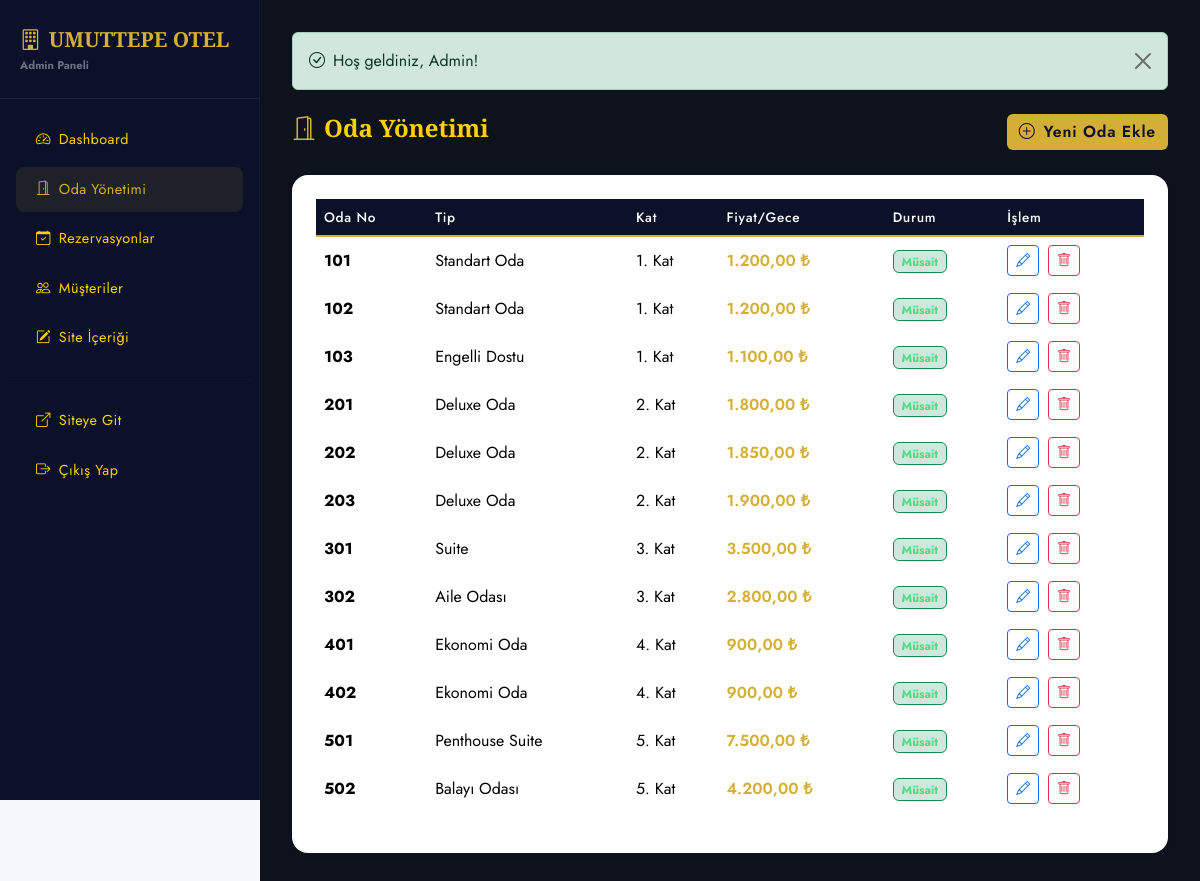
Page /admin/admin_panel.php?tab=odalar (signed in) on the committed database.
### tables this page shows
CREATE TABLE odalar (
    oda_id    INT AUTO_INCREMENT PRIMARY KEY,
    oda_no    VARCHAR(10)      NOT NULL UNIQUE,
    tip_id    INT              NOT NULL,
    fiyat     DECIMAL(10,2)    NOT NULL,
    durum     ENUM('bos','dolu') NOT NULL DEFAULT 'bos',
    kat       INT              NOT NULL DEFAULT 1,
    aciklama  TEXT,
    CHECK (fiyat > 0),
    CHECK (kat BETWEEN 1 AND 20),
    FOREIGN KEY (tip_id) REFERENCES oda_tipleri(tip_id)
        ON UPDATE CASCADE ON DELETE RESTRICT
);

CREATE TABLE oda_tipleri (
    tip_id    INT AUTO_INCREMENT PRIMARY KEY,
    tip_adi   VARCHAR(50)  NOT NULL UNIQUE,
    aciklama  TEXT,
    kapasite  INT          NOT NULL DEFAULT 2,
    CHECK (kapasite BETWEEN 1 AND 10)
);

### baglanti.php (called while the page is built, shortened)
<?php
function db_query($conn, $sql, $types = '', $params = []) {
    $stmt = mysqli_prepare($conn, $sql);
    mysqli_stmt_execute($stmt);
    return $stmt;
}
function db_fetch_all($conn, $sql, $types = '', $params = []) {
    $stmt = db_query($conn, $sql, $types, $params);
    $result = mysqli_stmt_get_result($stmt);
    $rows = [];
    while ($row = mysqli_fetch_assoc($result)) {
        $rows[] = $row;
    }
    return $rows;
}
function e($str) {
    return htmlspecialchars($str ?? '', ENT_QUOTES, 'UTF-8');
}
function format_para($miktar) {
    return number_format($miktar, 2, ',', '.') . ' ₺';
}

### Admin/admin_panel.php (the view, shortened to what this page needs)
<?php
require_once '../baglanti.php';
$icerik_rows = db_fetch_all($baglanti, "SELECT alan, deger FROM otel_icerik");
$otel_icerik = [];
foreach ($icerik_rows as $row) { $otel_icerik[$row['alan']] = $row['deger']; }
$otel_adi = $otel_icerik['otel_adi'] ?? 'Umuttepe Otel';
$tab = $_GET['tab'] ?? 'dashboard';
$tum_odalar   = db_fetch_all($baglanti,
    "SELECT o.*, ot.tip_adi FROM odalar o JOIN oda_tipleri ot ON o.tip_id=ot.tip_id ORDER BY o.oda_no");
$tum_rezervasyonlar = db_fetch_all($baglanti,
    "SELECT * FROM v_rezervasyon_detay ORDER BY olusturma_tarihi DESC");
$tum_musteriler = db_fetch_all($baglanti, "SELECT * FROM musteri ORDER BY kayit_tarihi DESC");
$doluluk = db_fetch_all($baglanti, "SELECT * FROM v_doluluk_istatistik");
$toplam_oda  = count($tum_odalar);
$bos_oda     = count(array_filter($tum_odalar, fn($o) => $o['durum']==='bos'));
$aktif_rez   = count(array_filter($tum_rezervasyonlar, fn($r) => in_array($r['durum'], ['beklemede','onaylandi'])));
$toplam_mus  = count($tum_musteriler);
$stmt_gelir = mysqli_prepare($baglanti, "CALL sp_aylik_gelir(?, ?)");
$yil = (int)date('Y'); $ay = (int)date('n');
mysqli_stmt_bind_param($stmt_gelir, "ii", $yil, $ay);
mysqli_stmt_execute($stmt_gelir);
$gelir_result = mysqli_stmt_get_result($stmt_gelir);
$aylik_gelir  = mysqli_fetch_assoc($gelir_result) ?? [];
?>
<!DOCTYPE html>
<html lang="tr">
<head>
    <link href="https://cdn.jsdelivr.net/npm/bootstrap@5.3.3/dist/css/bootstrap.min.css" rel="stylesheet">
    <link href="https://cdn.jsdelivr.net/npm/bootstrap-icons@1.11.3/font/bootstrap-icons.css" rel="stylesheet">
    <link href="/otel/css/style.css" rel="stylesheet">
</head>
<body style="background:#f4f6fb;">
<div class="d-flex">
    <div class="admin-sidebar">
        <div class="sidebar-brand">
            <i class="bi bi-building me-2"></i><?= e($otel_adi) ?>
            <div style="font-size:0.7rem;color:rgba(255,255,255,0.4);font-family:'Jost',sans-serif;margin-top:2px;">Admin Paneli</div>
        </div>
        <nav class="nav flex-column p-2 mt-2">
            <a class="nav-link <?= $tab==='dashboard' ? 'active' : '' ?>" href="?tab=dashboard">
                <i class="bi bi-speedometer2 me-2"></i>Dashboard
            </a>
            <a class="nav-link <?= $tab==='odalar' ? 'active' : '' ?>" href="?tab=odalar">
                <i class="bi bi-door-open me-2"></i>Oda Yönetimi
            </a>
            <a class="nav-link <?= $tab==='rezervasyonlar' ? 'active' : '' ?>" href="?tab=rezervasyonlar">
                <i class="bi bi-calendar-check me-2"></i>Rezervasyonlar
            </a>
            <a class="nav-link <?= $tab==='musteriler' ? 'active' : '' ?>" href="?tab=musteriler">
                <i class="bi bi-people me-2"></i>Müşteriler
            </a>
            <a class="nav-link <?= $tab==='icerik' ? 'active' : '' ?>" href="?tab=icerik">
                <i class="bi bi-pencil-square me-2"></i>Site İçeriği
            </a>
            <hr style="border-color:rgba(255,255,255,0.1);">
            <a class="nav-link" href="/otel/index.php" target="_blank">
                <i class="bi bi-box-arrow-up-right me-2"></i>Siteye Git
            </a>
            <a class="nav-link text-danger-subtle" href="/otel/logout.php">
                <i class="bi bi-box-arrow-right me-2"></i>Çıkış Yap
            </a>
        </nav>
    </div>
    <div class="admin-content flex-grow-1">
        <?php
        if (isset($_SESSION['flash'])) {
            $f = $_SESSION['flash'];
            $renk = $f['tip'] === 'basari' ? 'success' : 'danger';
            echo '<div class="alert alert-'.$renk.' alert-dismissible fade show mb-4"><i class="bi bi-'.($f['tip']==='basari'?'check':'x').'-circle me-2"></i>'.e($f['mesaj']).'<button class="btn-close" data-bs-dismiss="alert"></button></div>';
        }
        ?>
        <?php if ($tab === 'dashboard'): ?>
        <h4 class="mb-4"><i class="bi bi-speedometer2 me-2 text-gold"></i>Dashboard</h4>
        <div class="row g-4 mb-4">
            <div class="col-md-3">
                <div class="card border-0 rounded-4 text-white" style="background:linear-gradient(135deg,#0a1628,#122040);">
                    <div class="card-body p-4">
                        <div class="fs-1 text-gold mb-1"><i class="bi bi-door-open"></i></div>
                        <div style="font-size:2rem;font-family:'Cormorant Garamond',serif;font-weight:700;"><?= $toplam_oda ?></div>
                        <div class="text-white-50 small">Toplam Oda</div>
                        <div class="text-success small mt-1"><?= $bos_oda ?> müsait</div>
                    </div>
                </div>
            </div>
            <div class="col-md-3">
                <div class="card border-0 rounded-4 text-white" style="background:linear-gradient(135deg,#c9a84c,#9e7a20);">
                    <div class="card-body p-4">
                        <div class="fs-1 mb-1"><i class="bi bi-calendar-check"></i></div>
                        <div style="font-size:2rem;font-family:'Cormorant Garamond',serif;font-weight:700;"><?= $aktif_rez ?></div>
                        <div class="text-white-50 small">Aktif Rezervasyon</div>
                    </div>
                </div>
            </div>
            <div class="col-md-3">
                <div class="card border-0 rounded-4 text-white" style="background:linear-gradient(135deg,#198754,#145f3c);">
                    <div class="card-body p-4">
                        <div class="fs-1 mb-1"><i class="bi bi-people"></i></div>
                        <div style="font-size:2rem;font-family:'Cormorant Garamond',serif;font-weight:700;"><?= $toplam_mus ?></div>
                        <div class="text-white-50 small">Kayıtlı Müşteri</div>
                    </div>
                </div>
            </div>
            <div class="col-md-3">
                <div class="card border-0 rounded-4 text-white" style="background:linear-gradient(135deg,#0d6efd,#084298);">
                    <div class="card-body p-4">
                        <div class="fs-1 mb-1"><i class="bi bi-cash-coin"></i></div>
                        <div style="font-size:1.4rem;font-family:'Cormorant Garamond',serif;font-weight:700;">
                            <?= format_para($aylik_gelir['toplam_gelir'] ?? 0) ?>
                        </div>
                        <div class="text-white-50 small">Bu Ayki Gelir</div>
                    </div>
                </div>
            </div>
        </div>
        <div class="row g-4">
            <div class="col-md-6">
                <div class="card border-0 rounded-4 shadow-sm">
                    <div class="card-header bg-white border-0 pt-4 pb-0 px-4">
                        <h6><i class="bi bi-bar-chart me-2 text-gold"></i>Oda Tipi Doluluk Oranları</h6>
                        <small class="text-muted">v_doluluk_istatistik VIEW'ından</small>
                    </div>
                    <div class="card-body p-4">
                        <table class="table table-sm table-otel">
                            <thead><tr><th>Tip</th><th>Toplam</th><th>Dolu</th><th>Boş</th><th>Doluluk %</th></tr></thead>
                            <tbody>
                            <?php foreach ($doluluk as $d): ?>
                            <tr>
                                <td><?= e($d['tip_adi']) ?></td>
                                <td><?= $d['toplam_oda'] ?></td>
                                <td><span class="text-danger"><?= $d['dolu_oda'] ?></span></td>
                                <td><span class="text-success"><?= $d['bos_oda'] ?></span></td>
                                <td>
                                    <div class="progress" style="height:6px;">
                                        <div class="progress-bar bg-warning" style="width:<?= $d['doluluk_orani'] ?>%"></div>
                                    </div>
                                    <small><?= $d['doluluk_orani'] ?>%</small>
                                </td>
                            </tr>
                            <?php endforeach; ?>
                            </tbody>
                        </table>
                    </div>
                </div>
            </div>
            <div class="col-md-6">
                <div class="card border-0 rounded-4 shadow-sm">
                    <div class="card-header bg-white border-0 pt-4 pb-0 px-4">
                        <h6><i class="bi bi-clock-history me-2 text-gold"></i>Son Rezervasyonlar</h6>
                    </div>
                    <div class="card-body p-4">
                        <table class="table table-sm table-otel">
                            <thead><tr><th>#</th><th>Müşteri</th><th>Oda</th><th>Durum</th></tr></thead>
                            <tbody>
                            <?php foreach (array_slice($tum_rezervasyonlar, 0, 8) as $r): ?>
                            <tr>
                                <td class="text-muted small"><?= $r['rezervasyon_id'] ?></td>
                                <td class="small"><?= e($r['musteri_adi']) ?></td>
                                <td class="small"><?= e($r['oda_no']) ?></td>
                                <td>
                                    <?php $badge = ['onaylandi'=>'success','beklemede'=>'warning','iptal'=>'danger'][$r['durum']] ?? 'secondary'; ?>
                                    <span class="badge bg-<?= $badge ?> small"><?= e($r['durum']) ?></span>
                                </td>
                            </tr>
                            <?php endforeach; ?>
                            </tbody>
                        </table>
                    </div>
                </div>
            </div>
        </div>
        <?php elseif ($tab === 'odalar'): ?>
        <div class="d-flex justify-content-between align-items-center mb-4">
            <h4><i class="bi bi-door-open me-2 text-gold"></i>Oda Yönetimi</h4>
            <button class="btn btn-gold" data-bs-toggle="modal" data-bs-target="#odaEkleModal">
                <i class="bi bi-plus-circle me-2"></i>Yeni Oda Ekle
            </button>
        </div>
        <div class="card border-0 rounded-4 shadow-sm">
            <div class="card-body p-4">
                <div class="table-responsive">
                    <table class="table table-otel align-middle">
                        <thead>
                            <tr><th>Oda No</th><th>Tip</th><th>Kat</th><th>Fiyat/Gece</th><th>Durum</th><th>İşlem</th></tr>
                        </thead>
                        <tbody>
                            <?php foreach ($tum_odalar as $oda): ?>
                            <tr>
                                <td><strong><?= e($oda['oda_no']) ?></strong></td>
                                <td><?= e($oda['tip_adi']) ?></td>
                                <td><?= $oda['kat'] ?>. Kat</td>
                                <td class="text-gold fw-semibold"><?= format_para($oda['fiyat']) ?></td>
                                <td>
                                    <span class="badge <?= $oda['durum']==='bos' ? 'badge-bos' : 'badge-dolu' ?>">
                                        <?= $oda['durum']==='bos' ? 'Müsait' : 'Dolu' ?>
                                    </span>
                                </td>
                                <td>
                                    <button class="btn btn-sm btn-outline-primary me-1"
                                            data-bs-toggle="modal" data-bs-target="#odaDuzenleModal"
                                            data-oda-id="<?= $oda['oda_id'] ?>"
                                            data-fiyat="<?= $oda['fiyat'] ?>"
                                            data-durum="<?= e($oda['durum']) ?>"
                                            data-kat="<?= $oda['kat'] ?>"
                                            data-aciklama="<?= e($oda['aciklama'] ?? '') ?>">
                                        <i class="bi bi-pencil"></i>
                                    </button>
                                    <form method="POST" style="display:inline">
                                        <button type="submit" name="oda_sil" class="btn btn-sm btn-outline-danger btn-sil-onayla">
                                            <i class="bi bi-trash"></i>
                                        </button>
                                    </form>
                                </td>
                            </tr>
                            <?php endforeach; ?>
                        </tbody>
                    </table>
                </div>
            </div>
        </div>
        <?php endif; ?>
    </div>
</div>
</body>
</html>

### Css/style.css (style rules this page uses)
:root { --navy: #0a1128; --navy2: #162444; --gold: #d4af37; --gold2: #eed16e; --bg-main: #0d121c; --surface: #ffff; --cream: #000000; --text-main: #ffd000; --text-muted: #ffd000; --bs-font-sans-serif: 'Jost', sans-serif; }
body { font-family: var(--bs-font-sans-serif); background: var(--bg-main); color: var(--text-main); }
h1, h2, h3, h4, h5 { font-family: 'Cormorant Garamond', serif; font-weight: 600; }
.nav-link { color: var(--text-main) !important; font-size: 0.9rem; letter-spacing: 0.03em; transition: color 0.2s; }
.btn-gold { background: var(--gold); color: var(--navy); border: none; font-weight: 600; letter-spacing: 0.05em; transition: all 0.25s; }
.text-gold { color: var(--gold) !important; }
.badge-bos { background: rgba(25, 135, 84, 0.2) !important; color: #4ade80 !important; border: 1px solid #198754; }
.table-otel { color: var(--text-main); }
.table-otel thead th { background: var(--navy); color: #ffffff; font-weight: 500; font-size: 0.85rem; letter-spacing: 0.05em; border-bottom: 2px solid var(--gold); }
.table-otel tbody tr { border-bottom: 1px solid rgba(255,255,255,0.05); }
.admin-sidebar { background: var(--navy); border-right: 1px solid rgba(255,255,255,0.05); min-height: 100vh; width: 260px; position: fixed; left: 0; top: 0; padding: 0; z-index: 1000; }
.admin-sidebar .sidebar-brand { padding: 24px 20px; border-bottom: 1px solid rgba(255,255,255,0.08); font-family: 'Cormorant Garamond', serif; font-size: 1.3rem; color: var(--gold); font-weight: 700; }
.admin-sidebar .nav-link { color: var(--text-muted) !important; padding: 12px 20px; border-radius: 8px; margin: 2px 8px; font-size: 0.9rem; transition: all 0.2s; }
.admin-sidebar .nav-link:hover, .admin-sidebar .nav-link.active { background: rgba(212, 175, 55, 0.1) !important; color: var(--gold) !important; }
.admin-sidebar .nav-link i { width: 22px; }
.admin-content { margin-left: 260px; padding: 32px; min-height: 100vh; background: var(--bg-main); color: var(--text-main); }

### rows in the picture
odalar: oda_no "101", tip.tip_adi "Standart Oda", kat "1", fiyat "1.200,00 ₺", durum "Müsait"
odalar: oda_no "102", tip.tip_adi "Standart Oda", kat "1", fiyat "1.200,00 ₺", durum "Müsait"
odalar: oda_no "103", tip.tip_adi "Engelli Dostu", kat "1", fiyat "1.100,00 ₺", durum "Müsait"
odalar: oda_no "201", tip.tip_adi "Deluxe Oda", kat "2", fiyat "1.800,00 ₺", durum "Müsait"
odalar: oda_no "202", tip.tip_adi "Deluxe Oda", kat "2", fiyat "1.850,00 ₺", durum "Müsait"
odalar: oda_no "203", tip.tip_adi "Deluxe Oda", kat "2", fiyat "1.900,00 ₺", durum "Müsait"
odalar: oda_no "301", tip.tip_adi "Suite", kat "3", fiyat "3.500,00 ₺", durum "Müsait"
odalar: oda_no "302", tip.tip_adi "Aile Odası", kat "3", fiyat "2.800,00 ₺", durum "Müsait"
odalar: oda_no "401", tip.tip_adi "Ekonomi Oda", kat "4", fiyat "900,00 ₺", durum "Müsait"
odalar: oda_no "402", tip.tip_adi "Ekonomi Oda", kat "4", fiyat "900,00 ₺", durum "Müsait"
odalar: oda_no "501", tip.tip_adi "Penthouse Suite", kat "5", fiyat "7.500,00 ₺", durum "Müsait"
odalar: oda_no "502", tip.tip_adi "Balayı Odası", kat "5", fiyat "4.200,00 ₺", durum "Müsait"

### other values in the picture
$otel_adi "UMUTTEPE OTEL"
$f['mesaj'] "Hoş geldiniz, Admin!"
